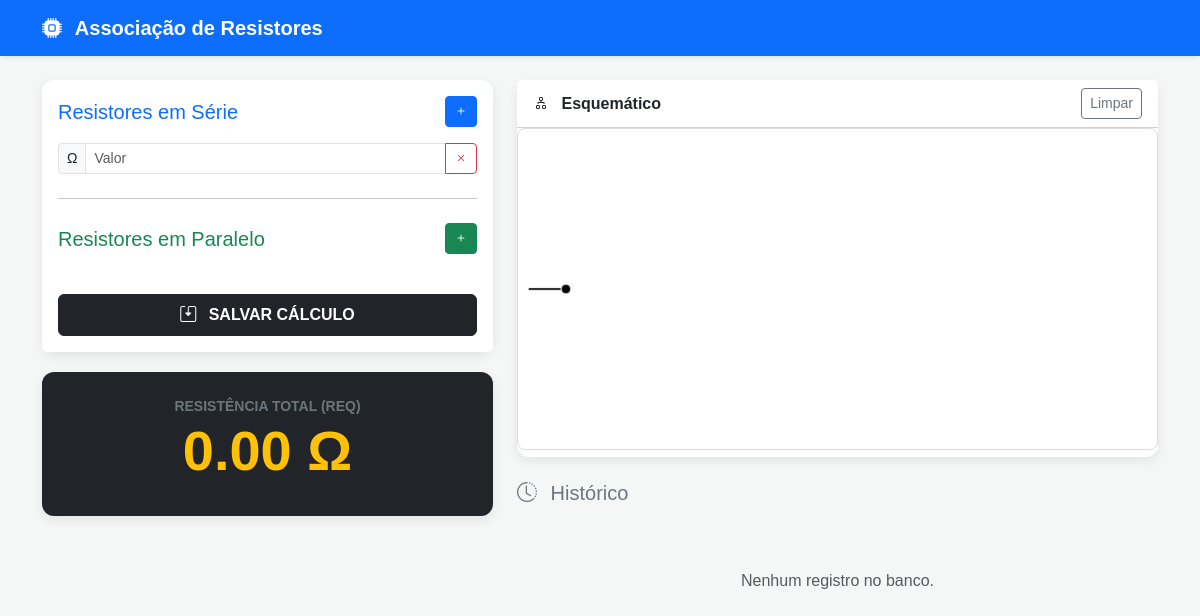
Before: /eletrica2.0/resistores/index1.0.php with the older database file.
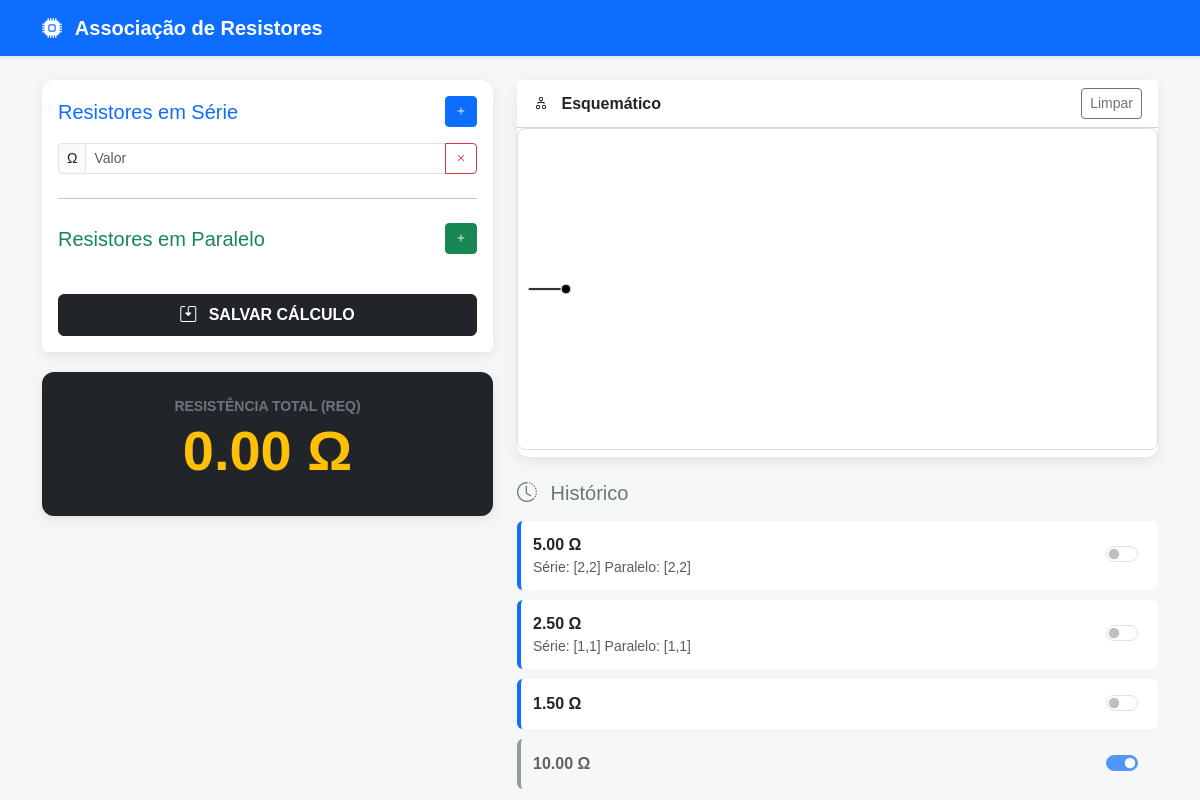
After: the same page with the newer database file.
### tables this page shows
CREATE TABLE `resistores` (
  `id_resistores` int(11) NOT NULL,
  `tipo_resistores` enum('serie','paralelo','misto') DEFAULT NULL,
  `valores_resistores` text DEFAULT NULL,
  `resultado_resistores` float DEFAULT NULL,
  `resolvido_resistores` tinyint(1) DEFAULT 0
);

### eletrica2.0/resistores/index1.0.php (the view, shortened to what this page needs)
<?php
$historico = [];
if (isset($conexao) && $conexao instanceof PDO) {
    try {
        $stmt = $conexao->query("SELECT * FROM resistores ORDER BY id_resistores DESC LIMIT 15");
        $historico = $stmt->fetchAll(PDO::FETCH_ASSOC);
    } catch (PDOException $e) {
        $db_error = "Erro no histórico: " . $e->getMessage();
    }
}
?>
<!DOCTYPE html>
<html lang="pt-br">
<head>
    <link href="https://cdn.jsdelivr.net/npm/bootstrap@5.3.0/dist/css/bootstrap.min.css" rel="stylesheet">
    <link rel="stylesheet" href="https://cdn.jsdelivr.net/npm/bootstrap-icons@1.10.0/font/bootstrap-icons.css">
</head>
<body>
<nav class="navbar navbar-dark bg-primary mb-4 shadow-sm">
    <div class="container">
        <span class="navbar-brand fw-bold"><i class="bi bi-cpu-fill me-2"></i> Associação de Resistores</span>
    </div>
</nav>
<div class="container">
    <div class="row">
        <div class="col-md-5">
            <div class="card">
                <div class="card-body">
                    <div class="d-flex justify-content-between align-items-center mb-3">
                        <h5 class="card-title mb-0 text-primary">Resistores em Série</h5>
                        <button class="btn btn-sm btn-primary" onclick="addResistor('serie')"><i class="bi bi-plus"></i></button>
                    </div>
                    <div id="container-serie"></div>
                    <hr class="my-4">
                    <div class="d-flex justify-content-between align-items-center mb-3">
                        <h5 class="card-title mb-0 text-success">Resistores em Paralelo</h5>
                        <button class="btn btn-sm btn-success" onclick="addResistor('paralelo')"><i class="bi bi-plus"></i></button>
                    </div>
                </div>
                <div class="card-footer bg-white border-top-0 pb-3">
                    <button class="btn btn-dark w-100 py-2 fw-bold" onclick="salvarCalculo()">
                        <i class="bi bi-save2 me-2"></i> SALVAR CÁLCULO
                    </button>
                </div>
            </div>
            <div class="card bg-dark text-white text-center p-4">
                <small class="text-secondary text-uppercase fw-bold">Resistência Total (Req)</small>
                <h1 id="resultado-valor" class="display-4 fw-bold text-warning mb-0">0.00 Ω</h1>
            </div>
        </div>
        <div class="col-md-7">
            <div class="card">
                <div class="card-header bg-white fw-bold d-flex justify-content-between align-items-center">
                    <span><i class="bi bi-diagram-2 me-2"></i> Esquemático</span>
                    <button class="btn btn-sm btn-outline-secondary" onclick="limparTudo()">Limpar</button>
                </div>
                <div class="card-body p-0">
                    <canvas id="circuito" width="600" height="300"></canvas>
                </div>
            </div>
            <h5 class="mb-3 mt-4 text-secondary"><i class="bi bi-clock-history me-2"></i> Histórico</h5>
            <div id="historico-lista">
                <?php if (empty($historico)): ?>
                    <div class="text-center p-5 text-muted">Nenhum registro no banco.</div>
                <?php else: foreach ($historico as $row):
                    $is_resolvido = (bool)$row['resolvido_resistores'];
                    $valores_raw = json_decode($row['valores_resistores'], true);
                    $resumo = "";
                    if (isset($valores_raw['serie']) && !empty($valores_raw['serie']))
                        $resumo .= "Série: [" . implode(",", $valores_raw['serie']) . "] ";
                    if (isset($valores_raw['paralelo']) && !empty($valores_raw['paralelo']))
                        $resumo .= "Paralelo: [" . implode(",", $valores_raw['paralelo']) . "]";
                ?>
                    <div class="historico-item <?php echo $is_resolvido ? 'resolvido' : ''; ?>">
                        <div>
                            <div class="fw-bold"><?php echo number_format($row['resultado_resistores'], 2); ?> Ω</div>
                            <small class="text-muted d-block"><?php echo $resumo; ?></small>
                        </div>
                        <div class="d-flex align-items-center">
                            <form method="POST" action="atualizar.php">
                                <div class="form-check form-switch">
                                    <input class="form-check-input" type="checkbox" onchange="this.form.submit()" <?php echo $is_resolvido ? 'checked' : ''; ?>>
                                </div>
                            </form>
                        </div>
                    </div>
                <?php endforeach; endif; ?>
            </div>
        </div>
    </div>
</div>
</body>
</html>

### eletrica2.0/resistores/index1.0.php (style rules this page uses)
body { background-color: #f4f7f6; font-family: sans-serif; }
.card { border: none; border-radius: 12px; box-shadow: 0 4px 12px rgba(0,0,0,0.08); margin-bottom: 20px; }
#circuito { background: #fff; border: 1px solid #ddd; border-radius: 8px; width: 100%; height: auto; }
.historico-item { background: #fff; border-left: 4px solid #0d6efd; padding: 12px; border-radius: 6px; margin-bottom: 10px; display: flex; justify-content: space-between; align-items: center; transition: 0.2s; }
.historico-item.resolvido { border-left-color: #6c757d; opacity: 0.7; background: #f8f9fa; }

Changed rows visible on the page:
added resistores: resultado_resistores "5.00", valores_resistores "Série: [2,2] Paralelo: [2,2]"
added resistores: resultado_resistores "2.50", valores_resistores "Série: [1,1] Paralelo: [1,1]"
added resistores: resultado_resistores "1.50"
added resistores: resultado_resistores "10.00", resolvido_resistores "☑"
Other visible differences:
text no longer shown: "Nenhum registro no banco."
